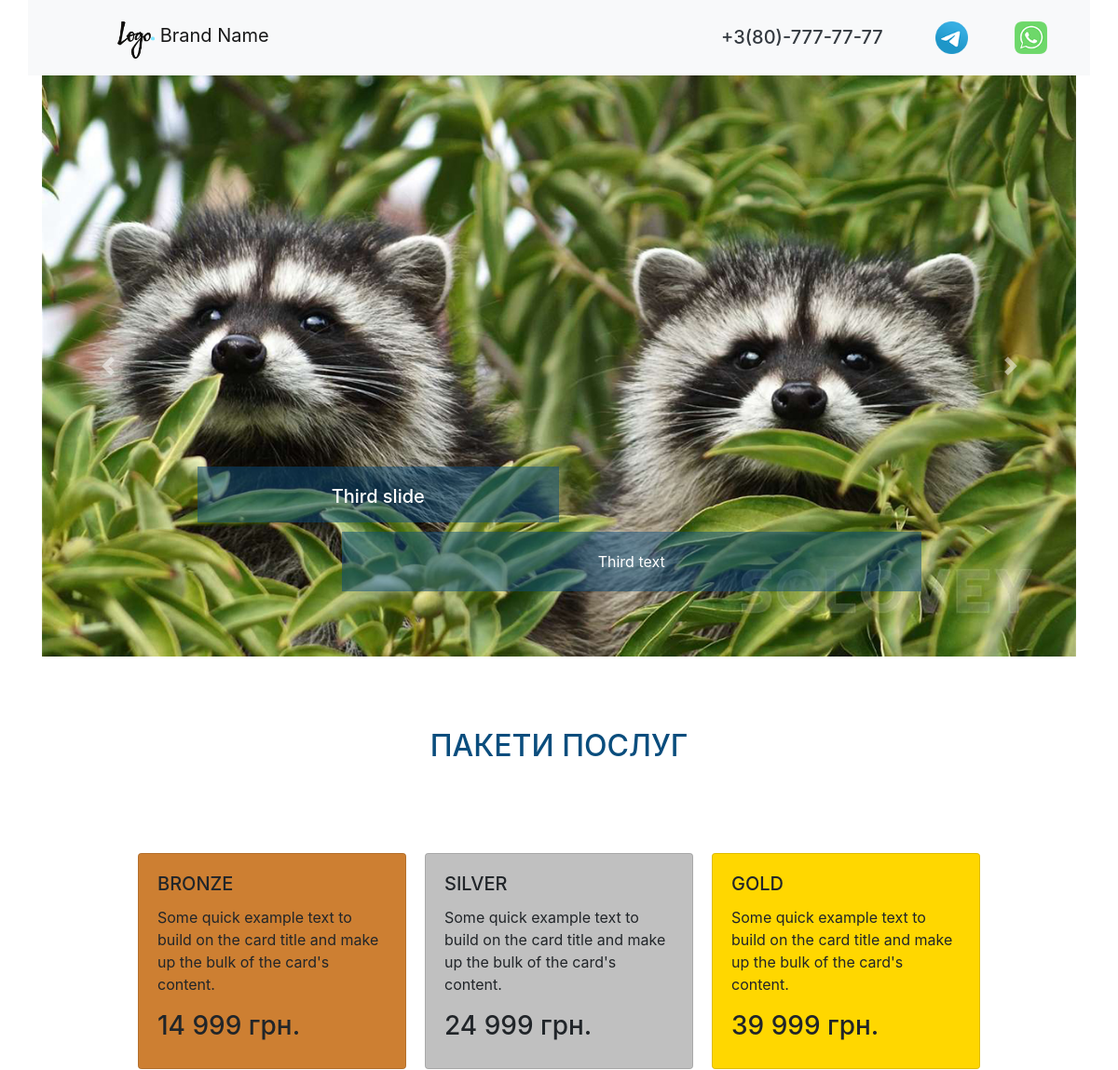
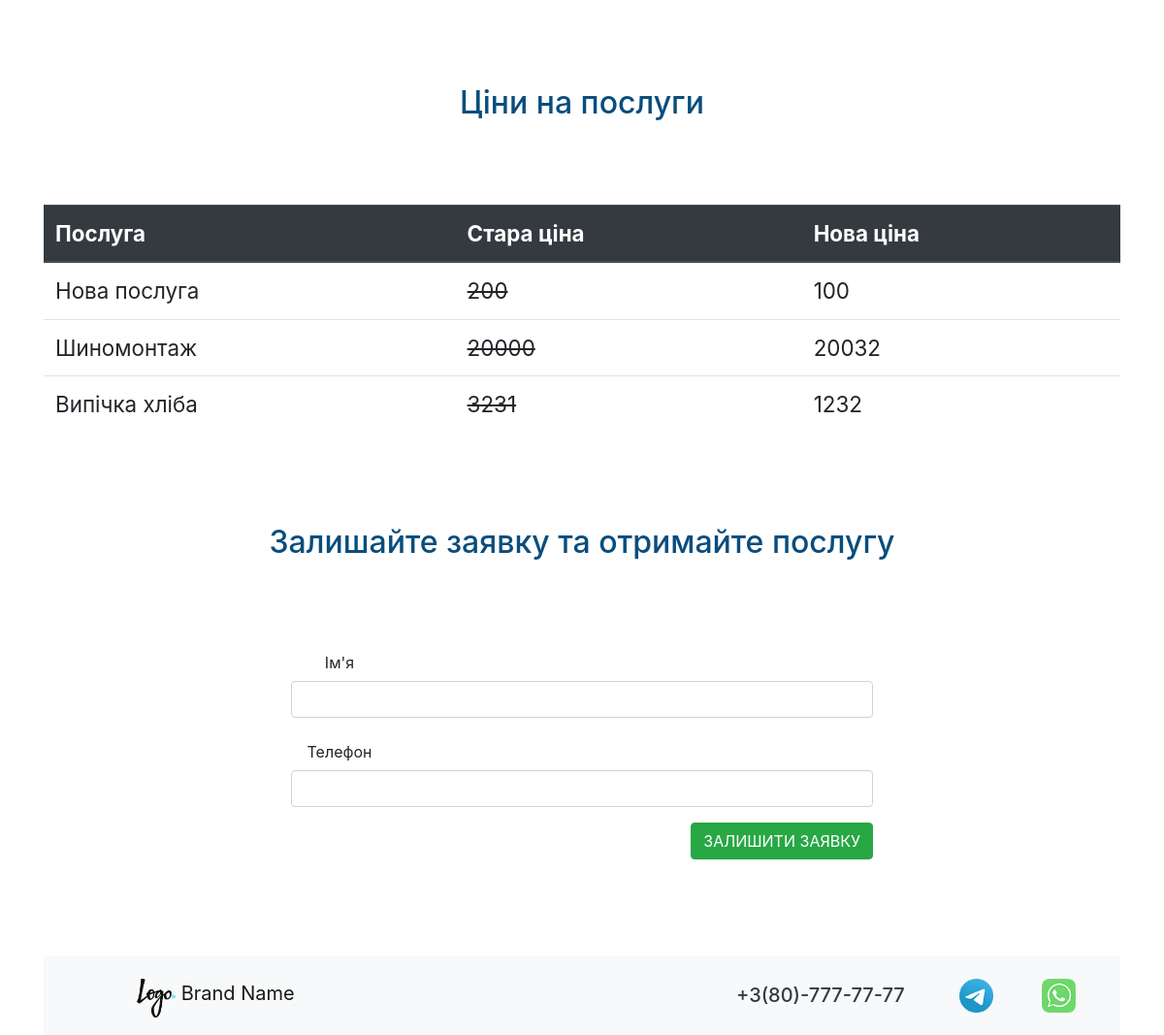
The page / on the database its author committed (2 pictures, top to bottom).
### cms/models.py (models this page shows, shortened)
class CmsSlider(models.Model):
    cms_img = models.ImageField(upload_to='sliderimg/')
    cms_title = models.CharField(max_length=200, verbose_name='Title')
    cms_text = models.CharField(max_length=200, null=True, verbose_name='Text')
    cms_css = models.CharField(max_length=200, null=True, default='-',  verbose_name='CSS class')
    class Meta:
        verbose_name = 'Слайд'
        verbose_name_plural = 'Слайди'

### price/models.py (models this page shows, shortened)
class PriceCard(models.Model):
    pc_value = models.CharField(max_length=25, verbose_name='Ціна')
    pc_description = models.CharField(max_length=200, verbose_name='Опис')
    def __str__(self):
        return self.pc_value
    class Meta:
        verbose_name = 'Ціни'
        verbose_name_plural = 'Ціни'

class PriceTable(models.Model):
    pt_title = models.CharField(max_length=200, verbose_name='Послуга')
    pt_old_price = models.CharField(max_length=200, verbose_name='Стара ціна ')
    pt_new_price = models.CharField(max_length=200, verbose_name='Нова ціна')
    class Meta:
        verbose_name = 'Послуга'
        verbose_name_plural = 'Послуги'

### crm/views.py (the view)
# urls.py: path('', views.first_page),
def first_page(request):
    slider_list = CmsSlider.objects.all()
    pc_1 = PriceCard.objects.get(pk=1)
    pc_2 = PriceCard.objects.get(pk=2)
    pc_3 = PriceCard.objects.get(pk=3)
    price_table = PriceTable.objects.all()
    form = OrderForm()
    dict_obj = {'slider_list': slider_list,
                'pc_1': pc_1,
                'pc_2': pc_2,
                'pc_3': pc_3,
                'price_table': price_table,
                'form': form}
    return render(request, './index.html', dict_obj)

### crm/forms.py
class OrderForm(forms.Form):
    name = forms.CharField(max_length=200,  widget=forms.TextInput(attrs= {'class': 'form-control'}))
    phone = forms.CharField(max_length=200,  widget=forms.TextInput(attrs= {'class': 'form-control'}))

### templates/index.html (shortened to what this page needs)
{% extends 'base.html' %}
{% load static %}
{% block index %}
	{% include 'carusel.html' %}
  	{% include 'price.html' %}
  	<section>
  		<div class="container class_form">
  			<h1 class="text-3">Залишайте заявку та отримайте послугу</h1>
  			<div class="row justify-content-center">
  			<form action="{% url 'thanks_page' %}" method="POST" style="width: 50%;">
			  <div class="form-group row">
			    <label for="inputEmail3" class="col-sm-2 col-form-label">Ім'я</label><br>
			    {{ form.name }}
			  </div>
			  <div class="form-group row">
			    <label for="inputEmail3" class="col-sm-2 col-form-label">Телефон</label><br>
			     {{ form.phone }}
			  </div>
			  <div style="float: right;" class="form-group row">
			      <button type="submit" class="btn btn-success">ЗАЛИШИТИ ЗАЯВКУ</button>
			  </div>
			</form>
			</div>
  		</div>
  	</section>
{% endblock %}

### templates/base.html (shortened to what this page needs)
{% load static  %}
<!doctype html>
<html lang="ru">
  <head>
    <link href="{% static 'external.css' %}" rel="stylesheet">
    <link rel="stylesheet" href="https://cdn.jsdelivr.net/npm/bootstrap@4.5.3/dist/css/bootstrap.min.css">
  </head>
  <body>
	<nav class="navbar navbar-light bg-light container">
	  <a class="navbar-brand logo-top" href="#">
	    <img src="{% static '/img/Logo.png' %}" width="40" height="40" class="d-inline-block align-top" alt="" loading="lazy">
	    Brand Name
	  </a>
	  <div class="contact-top">
                <a class="whatsapp-number" href="https://web.whatsapp.com/"></a>
                <a class="telegram-number" href="https://t.me/"></a>
              <a class="phone-number text-dark" href="tel:+74957777777">
              	<h5>+3(80)-777-77-77</h5></a>
      </div>
	</nav>
{% block index %}
{% endblock %}
    	<footer>
  		<div class="container">
  			<nav class="navbar navbar-light bg-light container">
			    <a class="navbar-brand logo-top" href="#">
			    	<img src="{% static '/img/Logo.png' %}" width="40" height="40" class="d-inline-block align-top" alt="" loading="lazy">
			    	Brand Name
			    </a>
	  			<div class="contact-top">
	                <a class="whatsapp-number" href="https://web.whatsapp.com/"></a>
	                <a class="telegram-number" href="https://t.me/"></a>
	              	<a class="phone-number text-dark" href="tel:+74957777777">
	              	<h5>+3(80)-777-77-77</h5></a>
      			</div>
			</nav>
  		</div>
  	    </footer>
  </body>
</html>

### templates/carusel.html (shortened to what this page needs)
{% load static %}
  	<section>
  		<div id="carouselExampleCaptions" class="carousel slide container" data-ride="carousel">
		  <div class="carousel-inner">
			{% for slide in slider_list %}
		    <div class="carousel-item {{ slide.cms_css }}">
		      <img src="{{ slide.cms_img.url }}" class="d-block w-100"  alt="...">
		      <div class="carousel-caption d-none d-md-block">
		        <h5 class="slaider_h">{{ slide.cms_title }}</h5>
		        <p class="slaider_p">{{ slide.cms_text }}</p>
		      </div>
		    </div>
			{% endfor %}
		  </div>
		  <a class="carousel-control-prev" href="#carouselExampleCaptions" role="button" data-slide="prev">
		    <span class="carousel-control-prev-icon" aria-hidden="true"></span>
		  </a>
		  <a class="carousel-control-next" href="#carouselExampleCaptions" role="button" data-slide="next">
		    <span class="carousel-control-next-icon" aria-hidden="true"></span>
		  </a>
		</div>
  	</section>

### templates/price.html
<section>
  		<div class="container">
  			<h1 class="text-3">ПАКЕТИ ПОСЛУГ</h1>
  			<div class="row justify-content-center">
  				<div class="card product_card" style="width: 18rem; background-color: #cd7f32;">
				  <div class="card-body">
				    <h5 class="card-title">BRONZE</h5>
				    <p class="card-text">Some quick example text to build on the card title and make up the bulk of the card's content.</p>
				    <h3>{{ pc_1 }} грн.</h3>
				  </div>
				</div>
				<div class="card product_card" style="width: 18rem; background-color: #c0c0c0;">
				  <div class="card-body">
				    <h5 class="card-title">SILVER</h5>
				    <p class="card-text">Some quick example text to build on the card title and make up the bulk of the card's content.</p>
				    <h3>{{ pc_2 }} грн.</h3>
				  </div>
				</div>
				<div class="card product_card" style="width: 18rem; background-color: #ffd700;">
				  <div class="card-body">
				    <h5 class="card-title">GOLD</h5>
				    <p class="card-text">Some quick example text to build on the card title and make up the bulk of the card's content.</p>
				    <h3>{{ pc_3 }} грн.</h3>
				  </div>
				</div>
  			</div>
  		</div>
  	</section>
  	<section>
  		<div class="container">
  			<h1 class="text-3">Ціни на послуги</h1>
  			<table class="table table_one">
			  <thead class="thead-dark">
			    <tr>
			      <th scope="col">Послуга </th>
			      <th scope="col">Стара ціна</th>
			      <th scope="col">Нова ціна</th>
			    </tr>
			  </thead>
			  <tbody>
			  {% for obj in price_table %}
			    <tr>
			      <td>{{ obj.pt_title }}</td>
			      <td><del>{{ obj.pt_old_price }}</del></td>
			      <td>{{ obj.pt_new_price }}</td>
			    </tr>
			  {% endfor %}
			  </tbody>
			</table>
  		</div>
  	</section>

### MyFirstLandingWebSite/static/external.css (style rules this page uses)
.logo-top { width: 100px; height: 40px; float: left; margin: 0px 0px 5px 80px; }
.phone-number { width: 200px; height: 40px; float: right; margin: 20px 10px 5px 20px; }
.whatsapp-number { width: 35px; height: 35px; float: right; margin: 15px 30px 5px 20px; background: url(./img/wa-image-color.png) no-repeat center top / cover; transition: 0.5s ease-in-out; }
.telegram-number { width: 35px; height: 35px; float: right; margin: 15px 30px 5px 20px; background: url(./img/tg-image-color.png) no-repeat center top / cover; transition: 0.5s ease-in-out; }
.slaider_h { height: 60px; width: 50%; margin: 30px 0px 10px 0px; padding-top: 20px; background-color: rgba(10, 77, 125, 0.5); text-align: center; }
.slaider_p { height: 100%; width: 80%; float: right; margin: 0px 0px 30px 0px; padding-top: 20px; padding-bottom: 20px; background-color: rgba(10, 77, 125, 0.5); text-align: center; }
.text-3 { color: rgb(10, 77, 125); font-size: 2em; text-align: center; padding-top: 7%; padding-bottom: 7%; }
.product_card { margin: 10px; }
.table_one { font-size: 1.4em; }
.class_form { text-align: center; padding-bottom: 7%; }

### rows shown on the page
CmsSlider: cms_img (picture), cms_title "Third slide", cms_text "Third text"
PriceCard: pc_value "14 999"
PriceCard: pc_value "24 999"
PriceCard: pc_value "39 999"
PriceTable: pt_title "Нова послуга", pt_old_price "200", pt_new_price "100"
PriceTable: pt_title "Шиномонтаж", pt_old_price "20000", pt_new_price "20032"
PriceTable: pt_title "Випічка хліба", pt_old_price "3231", pt_new_price "1232"
